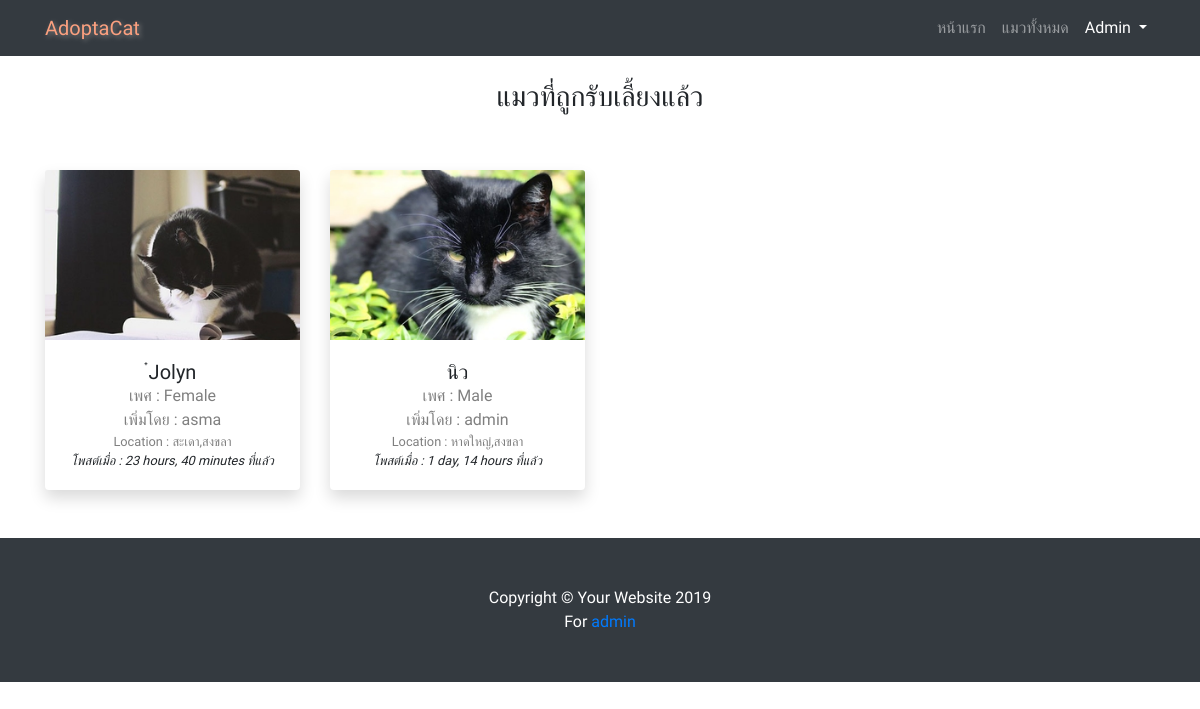
/adoptedcat/ (signed in), run on the app's committed database.
### adoption/models.py (models this page shows, shortened)
class Cat(models.Model):
    GENDER = (
        ('Male', 'ผู้'),
        ('Female', 'เมีย'),
    )
    name = models.CharField(max_length=30,null=True)
    age = models.PositiveIntegerField()
    gender = models.CharField(max_length=10,choices=GENDER)
    breed = models.ForeignKey(Breed,null=True,on_delete=models.SET_NULL)
    color = models.ManyToManyField(Color)
    vaccines = models.ManyToManyField(Vaccine, blank=True)
    nature = models.TextField(max_length=200)
    location = models.CharField(max_length=100)
    entrydate = models.DateTimeField(auto_now_add=True)
    poster = models.ForeignKey(User ,on_delete=models.CASCADE)
    image = ProcessedImageField(default='default.jpg', upload_to='cat_pics',processors=[ResizeToFill(300,200)],format='JPEG',options={'quality': 120})
    status = models.BooleanField(default=False)

### adoption/views.py (the view)
# urls.py: path('adoptedcat/', views.adoptedcat,name="adoptedcat"),
@login_required
def adoptedcat(request):
    cat = Cat.objects.filter(status=True).order_by('-entrydate')
    context = {
        'cat': cat,
    }
    return render(request, 'adoption/adopted_cat.html',context)

### adoption/templates/adoption/adopted_cat.html (shortened to what this page needs)
{% extends 'base.html' %}
{% load static %}
{% block content %}
<br>
<div class="container">
  <h3 style="text-align: center;">แมวที่ถูกรับเลี้ยงแล้ว</h3>
<br></br>
    <div class="row">
      {% for obj in cat %}
      <div class="col-xl-3 col-md-6 mb-4">
        <div class="card border-0 shadow">
          <img src="{{ obj.image.url }}" class="card-img-top" alt="cat_pic">
          <div class="card-body text-center">
            <h5 class="card-title mb-0">{{ obj.name }}</h5>
            <div class="card-text text-black-50">เพศ : {{ obj.gender }} </div>
            <div class="card-text text-black-50">เพิ่มโดย : {{ obj.poster }} </div>
            <small><div class="card-text text-black-50">Location : {{ obj.location }} </div>
            <div class="date"><i class="icon-clock"> โพสต์เมื่อ : {{ obj.entrydate|timesince }} ที่แล้ว</i></div></small>
          </div>
        </div>
      </div>
      {% endfor %}
    </div>
  </div>
  <br>
  {% endblock %}

### adoption/templates/base.html (shortened to what this page needs)
{% load static %}
<!DOCTYPE html>
<html lang="en">
<head>
    <link href="{% static 'vendor/bootstrap/css/bootstrap.min.css' %}" rel="stylesheet">
    <link rel="stylesheet" href="https://use.fontawesome.com/releases/v5.8.1/css/all.css">
    <link href="{% static 'css/business-frontpage.css' %}" rel="stylesheet">
</head>
<body>
    <nav class="navbar navbar-expand-lg navbar-dark bg-dark fixed-top">
    <div class="container">
      <a  style="color: rgb(251, 160, 127); text-shadow: 2px 2px 5px grey;" class="navbar-brand" href="{% url 'home' %}">AdoptaCat</a>
      <div class="collapse navbar-collapse" id="navbarResponsive">
        <ul class="navbar-nav ml-auto">
          <li class="nav-item ">
            <a class="nav-link" href="{% url 'home' %}">หน้าแรก
            </a>
          </li>
          <li class="nav-item">
            <a class="nav-link" href="{% url 'catlist' %}">แมวทั้งหมด</a>
          </li>
          {% if user.is_authenticated %}
              <li class="nav-item dropdown">
                <a class="nav-link dropdown-toggle" style="color: white;" href="#" id="navbarDropdown" role="button" data-toggle="dropdown" aria-haspopup="true" aria-expanded="false">
                  {{ user.username|capfirst }}
                </a>
              </li>
              {% endif %}
        </ul>
      </div>
    </div>
    </nav>
        {% block content %}
        {% endblock %}
    <footer class="py-5 bg-dark">
        <div class="container">
        <p class="m-0 text-center text-white">Copyright &copy; Your Website 2019</p>
        <p class="m-0 text-center text-white">For <a href="{% url 'admin:index' %}">admin</a></p>
        </div>
    </footer>
</body>
</html>

### staticfiles/css/business-frontpage.css (style rules this page uses)
body { padding-top: 56px; }

### adoption/templates/base.html (style rules this page uses)
body { font-family: 'Prompt', sans-serif; }

### data on the page
Cat: image (picture), name "๋Jolyn", gender "Female", poster "asma", location "สะเดา,สงขลา", entrydate "23 hours, 40 minutes"
Cat: image (picture), name "นิว", gender "Male", poster "admin", location "หาดใหญ่,สงขลา", entrydate "1 day, 14 hours"

### other printed values
{{ user.username|capfirst }} "Admin"
